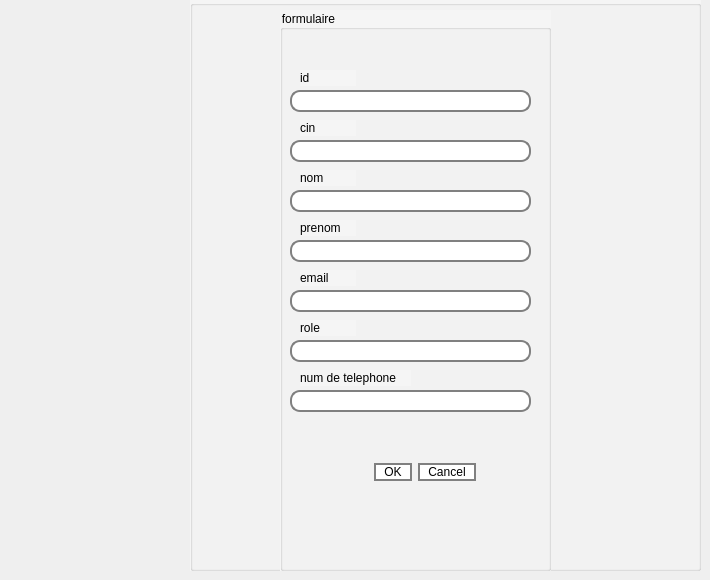
    <widget class="QWidget" name="page_3">
     <widget class="QGroupBox" name="groupBox_15">
      <property name="geometry">
       <rect>
        <x>190</x>
        <y>0</y>
        <width>511</width>
        <height>571</height>
       </rect>
      </property>
      <property name="styleSheet">
       <string notr="true">background-color: rgb(245, 245, 245);</string>
      </property>
      <property name="title">
       <string/>
      </property>
      <widget class="QGroupBox" name="groupBox_9">
       <property name="geometry">
        <rect>
         <x>90</x>
         <y>10</y>
         <width>271</width>
         <height>561</height>
        </rect>
       </property>
       <property name="title">
        <string>formulaire</string>
       </property>
       <widget class="QLabel" name="label_42">
        <property name="geometry">
         <rect>
          <x>20</x>
          <y>110</y>
          <width>56</width>
          <height>16</height>
         </rect>
        </property>
        <property name="text">
         <string>cin</string>
        </property>
       </widget>
       <widget class="QLineEdit" name="lineEdit_18">
        <property name="geometry">
         <rect>
          <x>10</x>
          <y>130</y>
          <width>241</width>
          <height>22</height>
         </rect>
        </property>
        <property name="styleSheet">
         <string notr="true">background-color:rgb(255, 255, 255); 
font: 8pt &quot;Arial&quot;;
border: 2px solid gray; 
border-radius: 10px; 
padding: 0 8px; 
selection-background-color: darkgray; 
</string>
        </property>
       </widget>
       <widget class="QLineEdit" name="lineEdit_33">
        <property name="geometry">
         <rect>
          <x>10</x>
          <y>180</y>
          <width>241</width>
          <height>22</height>
         </rect>
        </property>
        <property name="styleSheet">
         <string notr="true">background-color:rgb(255, 255, 255); 
font: 8pt &quot;Arial&quot;;
border: 2px solid gray; 
border-radius: 10px; 
padding: 0 8px; 
selection-background-color: darkgray; 
</string>
        </property>
       </widget>
       <widget class="QLabel" name="label_43">
        <property name="geometry">
         <rect>
          <x>20</x>
          <y>160</y>
          <width>56</width>
          <height>16</height>
         </rect>
        </property>
        <property name="text">
         <string>nom</string>
        </property>
       </widget>
       <widget class="QLabel" name="label_44">
        <property name="geometry">
         <rect>
          <x>20</x>
          <y>210</y>
          <width>56</width>
          <height>16</height>
         </rect>
        </property>
        <property name="text">
         <string>prenom</string>
        </property>
       </widget>
       <widget class="QLineEdit" name="lineEdit_37">
        <property name="geometry">
         <rect>
          <x>10</x>
          <y>230</y>
          <width>241</width>
          <height>22</height>
         </rect>
        </property>
        <property name="styleSheet">
         <string notr="true">background-color:rgb(255, 255, 255); 
font: 8pt &quot;Arial&quot;;
border: 2px solid gray; 
border-radius: 10px; 
padding: 0 8px; 
selection-background-color: darkgray; 
</string>
        </property>
       </widget>
       <widget class="QLabel" name="label_45">
        <property name="geometry">
         <rect>
          <x>20</x>
          <y>260</y>
          <width>56</width>
          <height>16</height>
         </rect>
        </property>
        <property name="text">
         <string>email</string>
        </property>
       </widget>
       <widget class="QLineEdit" name="lineEdit_38">
        <property name="geometry">
         <rect>
          <x>10</x>
          <y>280</y>
          <width>241</width>
          <height>22</height>
         </rect>
        </property>
        <property name="styleSheet">
         <string notr="true">background-color:rgb(255, 255, 255); 
font: 8pt &quot;Arial&quot;;
border: 2px solid gray; 
border-radius: 10px; 
padding: 0 8px; 
selection-background-color: darkgray; 
</string>
        </property>
       </widget>
       <widget class="QLabel" name="label_46">
        <property name="geometry">
         <rect>
          <x>20</x>
          <y>310</y>
          <width>56</width>
          <height>16</height>
         </rect>
        </property>
        <property name="text">
         <string>role</string>
        </property>
       </widget>
       <widget class="QLineEdit" name="lineEdit_39">
        <property name="geometry">
         <rect>
          <x>10</x>
          <y>330</y>
          <width>241</width>
          <height>22</height>
         </rect>
        </property>
        <property name="styleSheet">
         <string notr="true">background-color:rgb(255, 255, 255); 
font: 8pt &quot;Arial&quot;;
border: 2px solid gray; 
border-radius: 10px; 
padding: 0 8px; 
selection-background-color: darkgray; 
</string>
        </property>
       </widget>
       <widget class="QLabel" name="label_47">
        <property name="geometry">
         <rect>
          <x>20</x>
          <y>360</y>
          <width>111</width>
          <height>16</height>
         </rect>
        </property>
        <property name="text">
         <string>num de telephone</string>
        </property>
       </widget>
       <widget class="QLineEdit" name="lineEdit_40">
        <property name="geometry">
         <rect>
          <x>10</x>
          <y>380</y>
          <width>241</width>
          <height>22</height>
         </rect>
        </property>
        <property name="styleSheet">
         <string notr="true">background-color:rgb(255, 255, 255); 
font: 8pt &quot;Arial&quot;;
border: 2px solid gray; 
border-radius: 10px; 
padding: 0 8px; 
selection-background-color: darkgray; 
</string>
        </property>
       </widget>
       <widget class="QLabel" name="label_48">
        <property name="geometry">
         <rect>
          <x>20</x>
          <y>60</y>
          <width>56</width>
          <height>16</height>
         </rect>
        </property>
        <property name="text">
         <string>id</string>
        </property>
       </widget>
       <widget class="QLineEdit" name="lineEdit_41">
        <property name="geometry">
         <rect>
          <x>10</x>
          <y>80</y>
          <width>241</width>
          <height>22</height>
         </rect>
        </property>
        <property name="styleSheet">
         <string notr="true">background-color:rgb(255, 255, 255); 
font: 8pt &quot;Arial&quot;;
border: 2px solid gray; 
border-radius: 10px; 
padding: 0 8px; 
selection-background-color: darkgray; 
</string>
        </property>
       </widget>
       <widget class="QDialogButtonBox" name="buttonBox_9">
        <property name="geometry">
         <rect>
          <x>40</x>
          <y>450</y>
          <width>156</width>
          <height>24</height>
         </rect>
        </property>
        <property name="styleSheet">
         <string notr="true">background-color:rgb(255, 255, 255); 
font: 8pt &quot;Arial&quot;;
border: 2px solid gray; 
border-radius: 10px; 
padding: 0 8px; 
selection-background-color: darkgray; 
</string>
        </property>
        <property name="standardButtons">
         <set>QDialogButtonBox::Cancel|QDialogButtonBox::Ok</set>
        </property>
       </widget>
      </widget>
     </widget>
    </widget>
